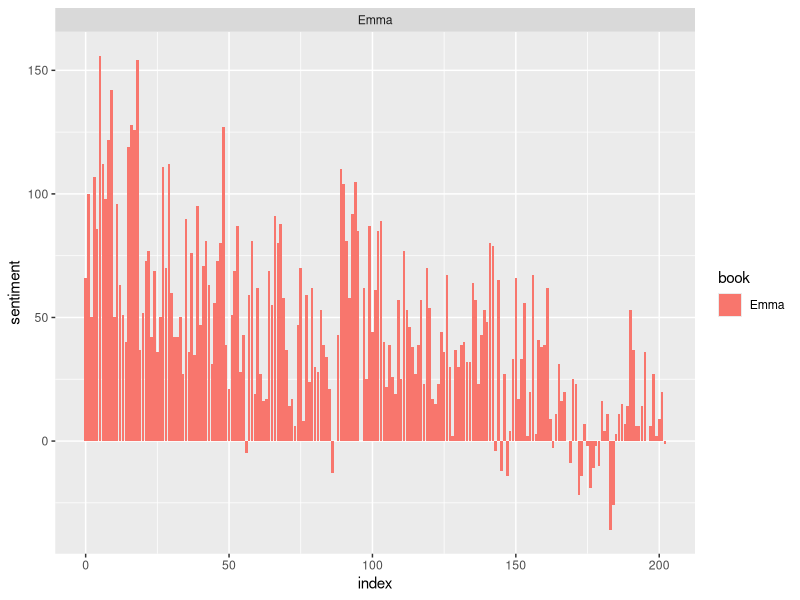
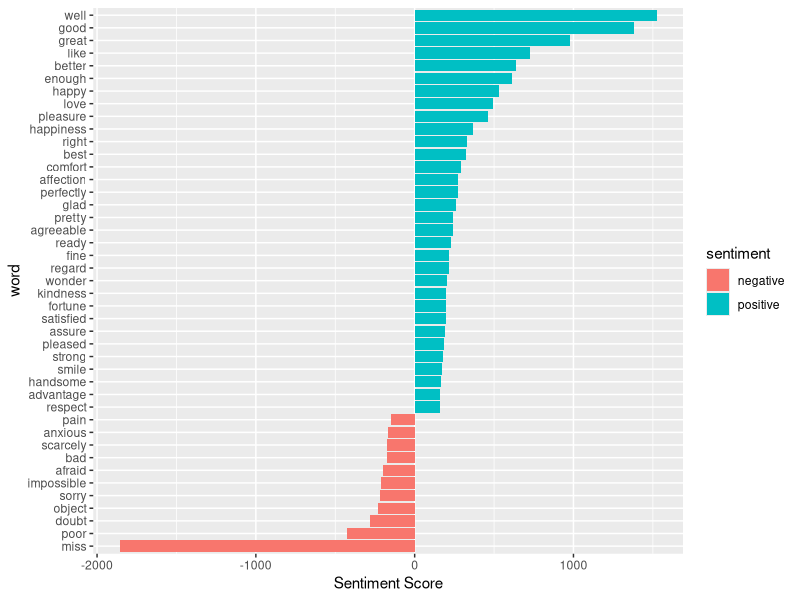
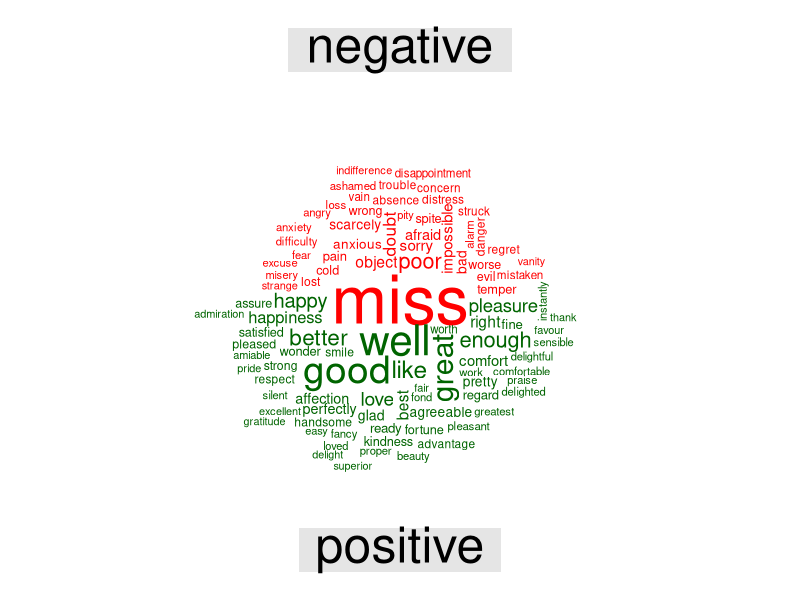

The R source for these figures, in order:
## ---- chunk 1
library(tidytext) #contains sentiment lexicons

get_sentiments("bing") #to extract sentiments out of data
## ---- chunk 2
library(janeaustenr) # books written by Jane Austen
library(stringr) 
library(tidytext) # allows to perform text analysis
library(tidyr)
library(dplyr)
tidy_data <- austen_books() %>%
  group_by(book) %>%
  mutate(linenumber = row_number(),
         chapter = cumsum(str_detect(text, regex("^chapter [\\divxlc]", 
                                                 ignore_case = TRUE)))) %>%
  ungroup() %>%
  unnest_tokens(word, text) # tidy formating

positive_senti <- get_sentiments("bing") %>%
  filter(sentiment == "positive") # filter works implying joy

tidy_data %>%
  filter(book == "Emma") %>%
  semi_join(positive_senti) %>%
  count(word, sort = TRUE)
## ---- chunk 3
bing <- get_sentiments("bing")
Emma_sentiment <- tidy_data %>%
  inner_join(bing) %>%
  count(book = "Emma" , index = linenumber %/% 80, sentiment) %>%
  spread(sentiment, n, fill = 0) %>%  # Separate columns for positive and negative
  mutate(sentiment = positive - negative)  # difference
## ---- chunk 4
library(ggplot2)

ggplot(Emma_sentiment, aes(index, sentiment, fill = book)) +
  geom_bar(stat = "identity", show.legend = TRUE) +
  facet_wrap(~book, ncol = 2, scales = "free_x")
## ---- chunk 5
counting_words <- tidy_data %>%
  inner_join(bing) %>%
  count(word, sentiment, sort = TRUE)
head(counting_words)
## ---- chunk 6
counting_words %>%
  filter(n > 150) %>%
  mutate(n = ifelse(sentiment == "negative", -n, n)) %>%
  mutate(word = reorder(word, n)) %>%
  ggplot(aes(word, n, fill = sentiment))+
  geom_col() +
  coord_flip() +
  labs(y = "Sentiment Score")
## ---- chunk 7
library(reshape2)
install.packages("wordcloud") # plotting positive and negative words
library(wordcloud)
tidy_data %>%
  inner_join(bing) %>%
  count(word, sentiment, sort = TRUE) %>%
  acast(word ~ sentiment, value.var = "n", fill = 0) %>%
  comparison.cloud(colors = c("red", "dark green"),
                   max.words = 100)
